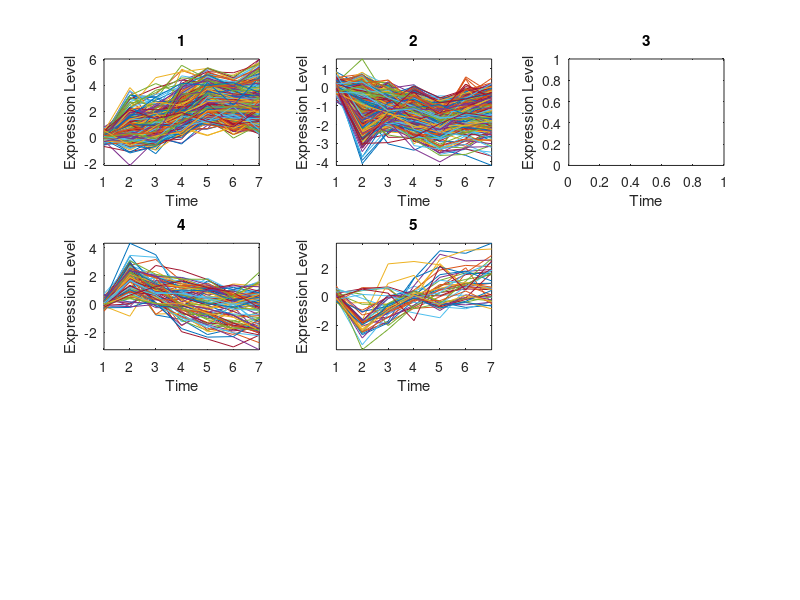

Here is the MATLAB script that generated this plot: (Note: this script raises an error after producing the figure.)
close all; clear; clc;
gene= importdata('data/Sporulation.mat');
x=gene;

clusters=load('Y_pred.mat');

pred=clusters.Y_pred;
k=max(pred',[],2);
k1=length(unique(pred));

figure 
for c = 1:k
    subplot(3,3,c);
    plot(x((pred == c),:)');
    xlabel('Time');
    ylabel('Expression Level');
   title(c);
    axis tight
   
end

suptitle('Hierarchical Clustering of Profiles');